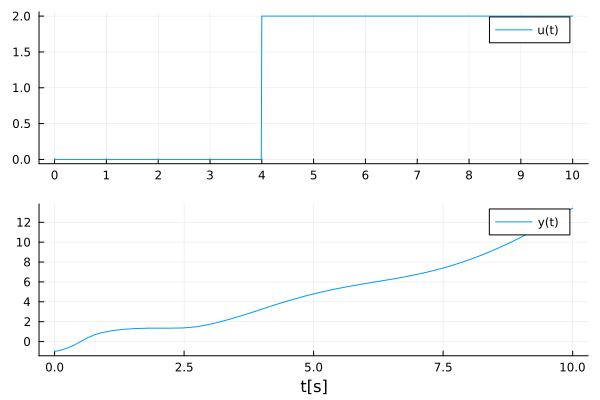

The script that drew this image:
using DifferentialEquations, Plots

function sistem!(dx, x, params, t)
	r = params
	e = -x[5] + r(t)

	# Po postavci zadatka ovde treba da se koristi sqrt() umesto ^2, ali
	# zbog dobijanja DomainError-a, promenjeno je da se q racuna preko kvadrata
	q = (x[2] + 3*x[1])^2

	dx[1] = x[2]
	dx[2] = e - x[1]
	dx[3] = x[4]
	dx[4] = 0.5 * (0.5*q - 4*x[3]*(x[4])^2 - x[3])
	dx[5] = -2*x[5] + 2*x[3]
end

t = 0:0.01:10
interval = (0.0, 10.0)
pocetni = [0.0, 0.0, -1.0, 1.0, 0.0]
u(t) = (t >= 4) ? 2 : 0

prob = ODEProblem(sistem!, pocetni, interval, (u))
sol = solve(prob)

# Crtanje ulaza
plt_ulaz = plot(u, t, xticks=0:1:10, label="u(t)")

# Crtanje izlaza
y = [x[3] for x in sol.u]
plt_izlaz = plot(sol.t, y, label="y(t)", xlabel="t[s]")

# Cuvanje grafika
plt = plot(plt_ulaz, plt_izlaz, layout=(2, 1))
savefig(plt, replace(@__FILE__(), ".jl" => ".png"))
